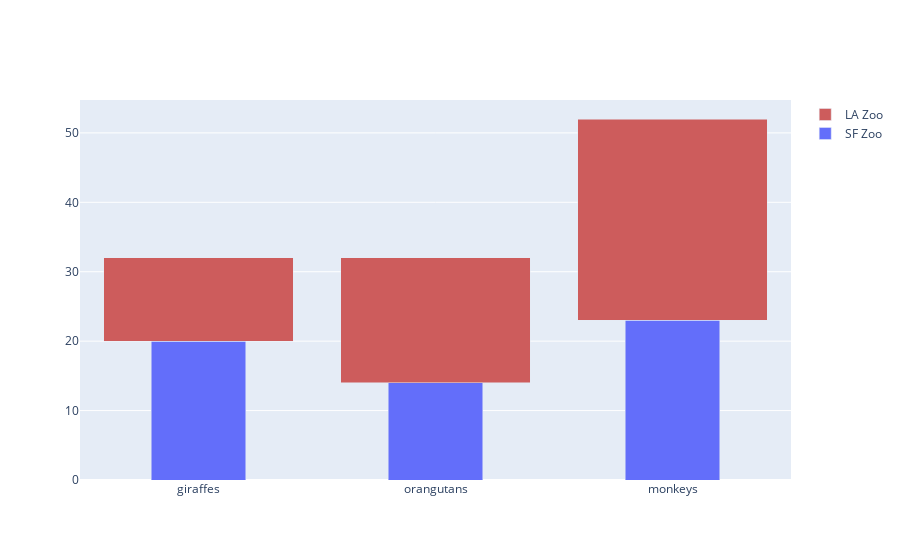

Here is the notebook cell this chart was saved with:
### Code cell
fig = go.Figure(data=[
    go.Bar(name='SF Zoo', x=animals, y=[20, 14, 23], width=0.4), 
    go.Bar(name='LA Zoo', x=animals, y=[12, 18, 29], marker_color='indianred')
])
# Change the bar mode
fig.update_layout(barmode='stack')
fig.show()

### Figure 1 — Plotly figure (JSON) as saved in the notebook; plotly's stock layout.template omitted (floating-point values rounded to 4 significant figures)
{"data": [{"name": "SF Zoo", "type": "bar", "width": 0.4, "x": ["giraffes", "orangutans", "monkeys"], "y": [20, 14, 23]}, {"marker": {"color": "indianred"}, "name": "LA Zoo", "type": "bar", "x": ["giraffes", "orangutans", "monkeys"], "y": [12, 18, 29]}], "layout": {"barmode": "stack"}}
